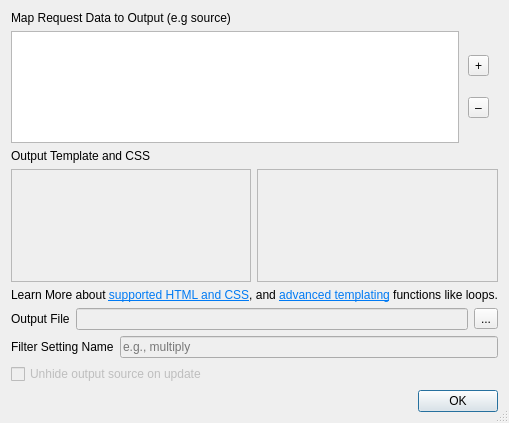
<?xml version="1.0" encoding="UTF-8"?>
<ui version="4.0">
 <class>OutputMapping</class>
 <widget class="QDialog" name="OutputMapping">
  <property name="geometry">
   <rect>
    <x>0</x>
    <y>0</y>
    <width>457</width>
    <height>423</height>
   </rect>
  </property>
  <property name="windowTitle">
   <string>Output Mapping</string>
  </property>
  <property name="sizeGripEnabled">
   <bool>true</bool>
  </property>
  <layout class="QVBoxLayout" name="verticalLayout">
   <item>
    <widget class="QLabel" name="label_2">
     <property name="text">
      <string>Map Request Data to Output (e.g source)</string>
     </property>
    </widget>
   </item>
   <item>
    <widget class="QWidget" name="widget" native="true">
     <property name="sizePolicy">
      <sizepolicy hsizetype="Expanding" vsizetype="Preferred">
       <horstretch>0</horstretch>
       <verstretch>0</verstretch>
      </sizepolicy>
     </property>
     <property name="minimumSize">
      <size>
       <width>111</width>
       <height>111</height>
      </size>
     </property>
     <layout class="QHBoxLayout" name="horizontalLayout">
      <property name="spacing">
       <number>0</number>
      </property>
      <property name="leftMargin">
       <number>0</number>
      </property>
      <property name="topMargin">
       <number>0</number>
      </property>
      <property name="rightMargin">
       <number>0</number>
      </property>
      <property name="bottomMargin">
       <number>0</number>
      </property>
      <item>
       <widget class="QTableView" name="tableView">
        <property name="selectionMode">
         <enum>QAbstractItemView::SingleSelection</enum>
        </property>
        <property name="selectionBehavior">
         <enum>QAbstractItemView::SelectRows</enum>
        </property>
       </widget>
      </item>
      <item>
       <widget class="QWidget" name="widget_2" native="true">
        <layout class="QVBoxLayout" name="verticalLayout_2">
         <item>
          <widget class="QToolButton" name="toolButton_addMapping">
           <property name="text">
            <string>+</string>
           </property>
          </widget>
         </item>
         <item>
          <widget class="QToolButton" name="toolButton_removeMapping">
           <property name="text">
            <string>–</string>
           </property>
          </widget>
         </item>
        </layout>
       </widget>
      </item>
     </layout>
    </widget>
   </item>
   <item>
    <widget class="QLabel" name="label">
     <property name="toolTip">
      <string>&lt;html&gt;&lt;head/&gt;&lt;body&gt;
Template processed by inja engine&lt;br/&gt;
Use {{output}} for text representation of a single object/string&lt;br/&gt;
Use {{outputN}}, where N is index of item starting at 0, for text representation of parts of an array (see Test Request button)&lt;br/&gt;
Use {{body}} variable for unparsed object/array representation of the entire response
&lt;/body&gt;&lt;/html&gt;</string>
     </property>
     <property name="text">
      <string>Output Template and CSS</string>
     </property>
    </widget>
   </item>
   <item>
    <widget class="QWidget" name="widget_3" native="true">
     <layout class="QHBoxLayout" name="horizontalLayout_2">
      <property name="leftMargin">
       <number>0</number>
      </property>
      <property name="topMargin">
       <number>0</number>
      </property>
      <property name="rightMargin">
       <number>0</number>
      </property>
      <property name="bottomMargin">
       <number>0</number>
      </property>
      <item>
       <widget class="QPlainTextEdit" name="plainTextEdit_template">
        <property name="enabled">
         <bool>false</bool>
        </property>
        <property name="plainText">
         <string/>
        </property>
        <property name="placeholderText">
         <string>Select a mapping above</string>
        </property>
       </widget>
      </item>
      <item>
       <widget class="QPlainTextEdit" name="plainTextEdit_cssProps">
        <property name="enabled">
         <bool>false</bool>
        </property>
        <property name="plainText">
         <string/>
        </property>
        <property name="placeholderText">
         <string>Select a mapping above</string>
        </property>
       </widget>
      </item>
     </layout>
    </widget>
   </item>
   <item>
    <widget class="QLabel" name="label_3">
     <property name="text">
      <string>&lt;html&gt;&lt;head/&gt;&lt;body&gt;&lt;p&gt;Learn More about &lt;a href=&quot;https://doc.qt.io/qt-6/richtext-html-subset.html&quot;&gt;&lt;span style=&quot; text-decoration: underline; color:#007af4;&quot;&gt;supported HTML and CSS&lt;/span&gt;&lt;/a&gt;, and &lt;a href=&quot;https://github.com/pantor/inja&quot;&gt;&lt;span style=&quot; text-decoration: underline; color:#007af4;&quot;&gt;advanced templating&lt;/span&gt;&lt;/a&gt; functions like loops.&lt;/p&gt;&lt;/body&gt;&lt;/html&gt;</string>
     </property>
     <property name="textFormat">
      <enum>Qt::RichText</enum>
     </property>
     <property name="openExternalLinks">
      <bool>true</bool>
     </property>
    </widget>
   </item>
   <item>
    <widget class="QWidget" name="widget_file_output" native="true">
     <layout class="QHBoxLayout" name="horizontalLayout_3">
      <property name="leftMargin">
       <number>0</number>
      </property>
      <property name="topMargin">
       <number>0</number>
      </property>
      <property name="rightMargin">
       <number>0</number>
      </property>
      <property name="bottomMargin">
       <number>0</number>
      </property>
      <item>
       <widget class="QLabel" name="label_4">
        <property name="text">
         <string>Output File</string>
        </property>
       </widget>
      </item>
      <item>
       <widget class="QLineEdit" name="lineEdit_file_output">
        <property name="enabled">
         <bool>false</bool>
        </property>
       </widget>
      </item>
      <item>
       <widget class="QToolButton" name="toolButton_selectFile">
        <property name="text">
         <string>...</string>
        </property>
       </widget>
      </item>
     </layout>
    </widget>
   </item>
   <item>
    <widget class="QWidget" name="widget_filter_settings" native="true">
     <layout class="QHBoxLayout" name="horizontalLayout_4">
      <property name="leftMargin">
       <number>0</number>
      </property>
      <property name="topMargin">
       <number>0</number>
      </property>
      <property name="rightMargin">
       <number>0</number>
      </property>
      <property name="bottomMargin">
       <number>0</number>
      </property>
      <item>
       <widget class="QLabel" name="label_5">
        <property name="text">
         <string>Filter Setting Name</string>
        </property>
       </widget>
      </item>
      <item>
       <widget class="QLineEdit" name="lineEdit_filter_setting">
        <property name="enabled">
         <bool>false</bool>
        </property>
        <property name="placeholderText">
         <string>e.g., multiply</string>
        </property>
       </widget>
      </item>
     </layout>
    </widget>
   </item>
   <item>
    <widget class="QCheckBox" name="checkBox_unhide_Source">
     <property name="enabled">
      <bool>false</bool>
     </property>
     <property name="text">
      <string>Unhide output source on update</string>
     </property>
    </widget>
   </item>
   <item>
    <widget class="QDialogButtonBox" name="buttonBox">
     <property name="orientation">
      <enum>Qt::Horizontal</enum>
     </property>
     <property name="standardButtons">
      <set>QDialogButtonBox::Ok</set>
     </property>
    </widget>
   </item>
  </layout>
 </widget>
 <resources/>
 <connections>
  <connection>
   <sender>buttonBox</sender>
   <signal>accepted()</signal>
   <receiver>OutputMapping</receiver>
   <slot>accept()</slot>
   <hints>
    <hint type="sourcelabel">
     <x>248</x>
     <y>254</y>
    </hint>
    <hint type="destinationlabel">
     <x>157</x>
     <y>274</y>
    </hint>
   </hints>
  </connection>
  <connection>
   <sender>buttonBox</sender>
   <signal>rejected()</signal>
   <receiver>OutputMapping</receiver>
   <slot>reject()</slot>
   <hints>
    <hint type="sourcelabel">
     <x>316</x>
     <y>260</y>
    </hint>
    <hint type="destinationlabel">
     <x>286</x>
     <y>274</y>
    </hint>
   </hints>
  </connection>
 </connections>
</ui>
